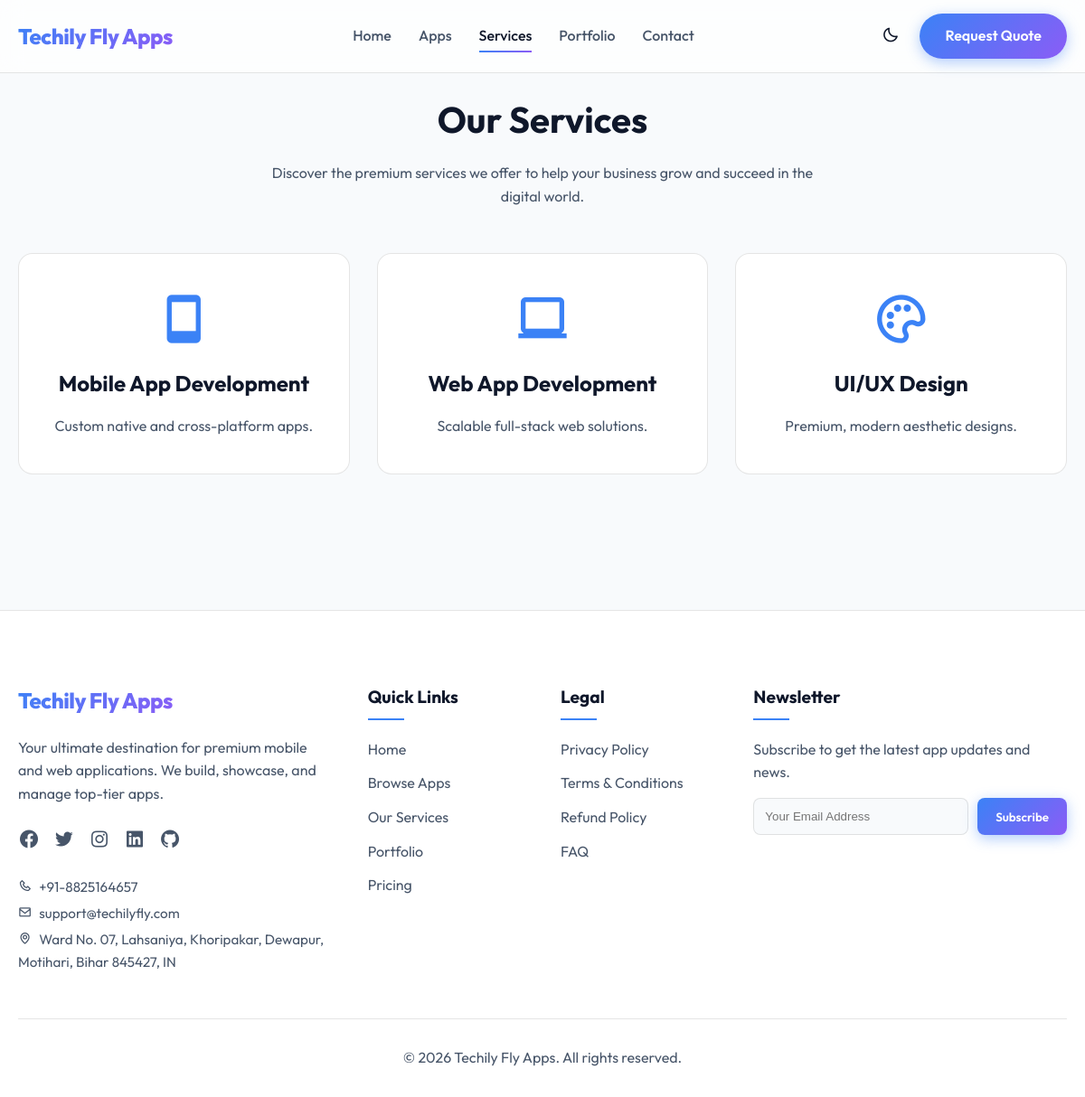
/services.php, run on the app's committed database.
### tables this page shows
CREATE TABLE IF NOT EXISTS website_settings (
    id INT AUTO_INCREMENT PRIMARY KEY,
    site_name VARCHAR(255) NOT NULL,
    logo_url VARCHAR(255),
    contact_email VARCHAR(255),
    contact_phone VARCHAR(50),
    contact_address TEXT,
    social_facebook VARCHAR(255),
    social_twitter VARCHAR(255),
    social_instagram VARCHAR(255),
    social_linkedin VARCHAR(255),
    social_github VARCHAR(255),
    primary_color VARCHAR(50) DEFAULT '#007bff'
);

CREATE TABLE IF NOT EXISTS services (
    id INT AUTO_INCREMENT PRIMARY KEY,
    name VARCHAR(255) NOT NULL,
    slug VARCHAR(255) NOT NULL UNIQUE,
    icon VARCHAR(100),
    description TEXT,
    status ENUM('active', 'inactive') DEFAULT 'active'
);

### includes/helpers/functions.php (called while the page is built, shortened)
<?php
function get_website_settings($pdo) {
    $stmt = $pdo->query("SELECT * FROM website_settings LIMIT 1");
    return $stmt->fetch();
}

### services.php (the view)
<?php
require_once __DIR__ . '/templates/header.php';
$pdo = getDBConnection();
$stmt = $pdo->query("SELECT * FROM services WHERE status = 'active' ORDER BY id ASC");
$services = $stmt->fetchAll();
?>
<section class="section pt-0">
    <div class="container">
        <div style="text-align: center; margin-bottom: 50px;">
            <h1 style="font-size: 2.5rem; margin-bottom: 15px;">Our Services</h1>
            <p style="color: var(--text-secondary); max-width: 600px; margin: 0 auto;">Discover the premium services we offer to help your business grow and succeed in the digital world.</p>
        </div>
        <?php if (count($services) > 0): ?>
            <div class="grid" style="grid-template-columns: repeat(auto-fit, minmax(300px, 1fr)); gap: 30px;">
                <?php foreach ($services as $service): ?>
                    <div class="app-card" style="text-align: center; padding: 40px 20px;">
                        <i class='bx <?= htmlspecialchars($service['icon']) ?>' style="font-size: 4rem; color: var(--accent-primary); margin-bottom: 20px;"></i>
                        <h3 style="font-size: 1.5rem; margin-bottom: 15px;"><?= htmlspecialchars($service['name']) ?></h3>
                        <p style="color: var(--text-secondary); line-height: 1.6;">
                            <?= nl2br(htmlspecialchars($service['description'])) ?>
                        </p>
                    </div>
                <?php endforeach; ?>
            </div>
        <?php else: ?>
            <div style="text-align: center; padding: 50px; color: var(--text-secondary);">
                <h2>New services coming soon!</h2>
            </div>
        <?php endif; ?>
    </div>
</section>
<?php require_once __DIR__ . '/templates/footer.php'; ?>

### templates/header.php (shortened to what this page needs)
<?php
require_once __DIR__ . '/../includes/helpers/functions.php';
$pdo = getDBConnection();
$settings = get_website_settings($pdo);
$current_page = basename($_SERVER['PHP_SELF'], ".php");
?>
<!DOCTYPE html>
<html lang="en" data-theme="dark">
<head>
    <link href='https://unpkg.com/boxicons@2.1.4/css/boxicons.min.css' rel='stylesheet'>
    <link rel="stylesheet" href="<?= BASE_URL ?>assets/css/index.css">
</head>
<body>
<header class="header">
    <div class="container">
        <a href="<?= BASE_URL ?>index.php" class="logo">
            <?= htmlspecialchars($settings['site_name'] ?? 'Techily Fly Apps') ?>
        </a>
        <nav class="nav-links">
            <a href="<?= BASE_URL ?>index.php" class="<?= $current_page == 'index' ? 'active' : '' ?>">Home</a>
            <a href="<?= BASE_URL ?>modules/apps/index.php" class="<?= $current_page == 'apps' || $current_page == 'details' ? 'active' : '' ?>">Apps</a>
            <a href="<?= BASE_URL ?>services.php" class="<?= $current_page == 'services' ? 'active' : '' ?>">Services</a>
            <a href="<?= BASE_URL ?>page.php/portfolio" class="<?= $current_page == 'page' && ($_GET['slug'] ?? '') == 'portfolio' ? 'active' : '' ?>">Portfolio</a>
            <a href="<?= BASE_URL ?>contact.php" class="<?= $current_page == 'contact' ? 'active' : '' ?>">Contact</a>
        </nav>
        <div class="header-actions">
            <button id="theme-toggle" class="theme-toggle">
            </button>
            <a href="<?= BASE_URL ?>contact.php" class="btn btn-primary">Request Quote</a>
        </div>
    </div>
</header>

### templates/footer.php (shortened to what this page needs)
<footer class="footer">
    <div class="container">
        <div class="footer-grid">
            <div class="footer-col">
                <a href="<?= BASE_URL ?>index.php" class="logo" style="margin-bottom: 20px; display: inline-block;">
                    <?= htmlspecialchars($settings['site_name'] ?? 'Techily Fly Apps') ?>
                </a>
                <p style="color: var(--text-secondary); margin-bottom: 20px;">
                    Your ultimate destination for premium mobile and web applications. We build, showcase, and manage top-tier apps.
                </p>
                <div style="display: flex; gap: 15px; font-size: 1.5rem;">
                    <?php if (!empty($settings['social_facebook'])): ?>
                        <a href="<?= htmlspecialchars($settings['social_facebook']) ?>" target="_blank" style="color: var(--text-secondary);"><i class='bx bxl-facebook-circle'></i></a>
                    <?php endif; ?>
                    <?php if (!empty($settings['social_twitter'])): ?>
                        <a href="<?= htmlspecialchars($settings['social_twitter']) ?>" target="_blank" style="color: var(--text-secondary);"><i class='bx bxl-twitter'></i></a>
                    <?php endif; ?>
                    <?php if (!empty($settings['social_instagram'])): ?>
                        <a href="<?= htmlspecialchars($settings['social_instagram']) ?>" target="_blank" style="color: var(--text-secondary);"><i class='bx bxl-instagram'></i></a>
                    <?php endif; ?>
                    <?php if (!empty($settings['social_linkedin'])): ?>
                        <a href="<?= htmlspecialchars($settings['social_linkedin']) ?>" target="_blank" style="color: var(--text-secondary);"><i class='bx bxl-linkedin-square'></i></a>
                    <?php endif; ?>
                    <?php if (!empty($settings['social_github'])): ?>
                        <a href="<?= htmlspecialchars($settings['social_github']) ?>" target="_blank" style="color: var(--text-secondary);"><i class='bx bxl-github'></i></a>
                    <?php endif; ?>
                </div>
                <div style="margin-top: 20px; color: var(--text-secondary); font-size: 0.95rem;">
                    <?php if (!empty($settings['contact_phone'])): ?>
                        <p style="margin-bottom: 5px;"><i class='bx bx-phone' style="margin-right: 5px;"></i> <?= htmlspecialchars($settings['contact_phone']) ?></p>
                    <?php endif; ?>
                    <?php if (!empty($settings['contact_email'])): ?>
                        <p style="margin-bottom: 5px;"><i class='bx bx-envelope' style="margin-right: 5px;"></i> <?= htmlspecialchars($settings['contact_email']) ?></p>
                    <?php endif; ?>
                    <?php if (!empty($settings['contact_address'])): ?>
                        <p><i class='bx bx-map' style="margin-right: 5px;"></i> <?= htmlspecialchars($settings['contact_address']) ?></p>
                    <?php endif; ?>
                </div>
            </div>
            <div class="footer-col">
                <h4>Quick Links</h4>
                <ul class="footer-links">
                    <li><a href="<?= BASE_URL ?>index.php">Home</a></li>
                    <li><a href="<?= BASE_URL ?>modules/apps/index.php">Browse Apps</a></li>
                    <li><a href="<?= BASE_URL ?>services.php">Our Services</a></li>
                    <li><a href="<?= BASE_URL ?>page.php/portfolio">Portfolio</a></li>
                    <li><a href="<?= BASE_URL ?>page.php/pricing">Pricing</a></li>
                </ul>
            </div>
            <div class="footer-col">
                <h4>Legal</h4>
                <ul class="footer-links">
                    <li><a href="<?= BASE_URL ?>page.php/privacy-policy">Privacy Policy</a></li>
                    <li><a href="<?= BASE_URL ?>page.php/terms-conditions">Terms & Conditions</a></li>
                    <li><a href="<?= BASE_URL ?>page.php/refund-policy">Refund Policy</a></li>
                    <li><a href="<?= BASE_URL ?>page.php/faq">FAQ</a></li>
                </ul>
            </div>
            <div class="footer-col">
                <h4>Newsletter</h4>
                <p style="color: var(--text-secondary); margin-bottom: 15px;">Subscribe to get the latest app updates and news.</p>
                <form onsubmit="event.preventDefault(); alert('Thank you for subscribing!'); this.reset();" style="display: flex; gap: 10px;">
                    <input type="email" placeholder="Your Email Address" style="padding: 12px; border-radius: 8px; border: 1px solid var(--glass-border); background: var(--bg-primary); color: var(--text-primary); flex: 1; outline: none;">
                    <button type="submit" class="btn btn-primary" style="padding: 12px 20px; border-radius: 8px;">Subscribe</button>
                </form>
            </div>
        </div>
        <div class="footer-bottom">
            <p>&copy; <?= date('Y') ?> <?= htmlspecialchars($settings['site_name'] ?? 'Techily Fly Apps') ?>. All rights reserved.</p>
        </div>
    </div>
</footer>
</body>
</html>

### assets/css/index.css (style rules this page uses)
:root { --bg-primary: #0f172a; --bg-secondary: #1e293b; --text-primary: #f8fafc; --text-secondary: #cbd5e1; --accent-primary: #3b82f6; --accent-secondary: #8b5cf6; --accent-gradient: linear-gradient(135deg, var(--accent-primary), var(--accent-secondary)); --success: #10b981; --warning: #f59e0b; --danger: #ef4444; --glass-bg: rgba(30, 41, 59, 0.7); --glass-border: rgba(255, 255, 255, 0.1); --glass-shadow: 0 8px 32px 0 rgba(0, 0, 0, 0.37); --font-main: 'Outfit', sans-serif; --container-width: 1200px; --border-radius: 16px; --transition-fast: 0.2s ease; --transition-normal: 0.3s ease; }
[data-theme="light"] { --bg-primary: #f8fafc; --bg-secondary: #ffffff; --text-primary: #0f172a; --text-secondary: #475569; --glass-bg: rgba(255, 255, 255, 0.7); --glass-border: rgba(0, 0, 0, 0.1); --glass-shadow: 0 8px 32px 0 rgba(31, 38, 135, 0.07); }
* { margin: 0; padding: 0; box-sizing: border-box; }
body { font-family: var(--font-main); background-color: var(--bg-primary); color: var(--text-primary); line-height: 1.6; transition: background-color var(--transition-normal), color var(--transition-normal); overflow-x: hidden; }
a { text-decoration: none; color: inherit; }
ul { list-style: none; }
.container { max-width: var(--container-width); margin: 0 auto; padding: 0 20px; }
.header { position: fixed; top: 0; left: 0; width: 100%; z-index: 1000; background: var(--glass-bg); backdrop-filter: blur(12px); -webkit-backdrop-filter: blur(12px); border-bottom: 1px solid var(--glass-border); transition: all var(--transition-normal); }
.header .container { display: flex; justify-content: space-between; align-items: center; height: 80px; }
.logo { font-size: 1.5rem; font-weight: 800; background: var(--accent-gradient); -webkit-background-clip: text; -webkit-text-fill-color: transparent; letter-spacing: -0.5px; }
.nav-links { display: flex; gap: 30px; }
.nav-links a { font-weight: 500; color: var(--text-secondary); transition: color var(--transition-fast); position: relative; }
.nav-links a:hover, .nav-links a.active { color: var(--text-primary); }
.nav-links a::after { content: ''; position: absolute; bottom: -5px; left: 0; width: 0; height: 2px; background: var(--accent-gradient); transition: width var(--transition-normal); }
.nav-links a:hover::after, .nav-links a.active::after { width: 100%; }
.header-actions { display: flex; align-items: center; gap: 15px; }
.theme-toggle { background: none; border: none; color: var(--text-primary); font-size: 1.2rem; cursor: pointer; padding: 8px; border-radius: 50%; transition: background var(--transition-fast); }
.btn { display: inline-block; padding: 12px 28px; border-radius: 30px; font-weight: 600; cursor: pointer; transition: all var(--transition-normal); border: none; outline: none; font-family: inherit; }
.btn-primary { background: var(--accent-gradient); color: white; box-shadow: 0 4px 15px rgba(59, 130, 246, 0.4); }
.grid { display: grid; grid-template-columns: repeat(auto-fit, minmax(300px, 1fr)); gap: 30px; }
.app-card { background: var(--bg-secondary); border: 1px solid var(--glass-border); border-radius: var(--border-radius); padding: 25px; transition: transform var(--transition-normal), box-shadow var(--transition-normal); position: relative; overflow: hidden; display: flex; flex-direction: column; }
.section { padding: 100px 0; }
.footer { background: var(--bg-secondary); border-top: 1px solid var(--glass-border); padding: 80px 0 30px; margin-top: 50px; }
.footer-grid { display: grid; grid-template-columns: 2fr 1fr 1fr 2fr; gap: 40px; margin-bottom: 50px; }
.footer-col h4 { font-size: 1.2rem; margin-bottom: 20px; position: relative; padding-bottom: 10px; }
.footer-col h4::after { content: ''; position: absolute; left: 0; bottom: 0; width: 40px; height: 2px; background: var(--accent-primary); }
.footer-links li { margin-bottom: 12px; }
.footer-links a { color: var(--text-secondary); transition: color var(--transition-fast); }
.footer-bottom { text-align: center; padding-top: 30px; border-top: 1px solid var(--glass-border); color: var(--text-secondary); }

### data on the page
website_settings: site_name "Techily Fly Apps", contact_phone "+91-8825164657", contact_email "support@techilyfly.com", contact_address "Ward No. 07, Lahsaniya, Khoripakar, Dewapur, Motihari, Bihar 845427, IN"
services: name "Mobile App Development", description "Custom native and cross-platform apps."
services: name "Web App Development", description "Scalable full-stack web solutions."
services: name "UI/UX Design", description "Premium, modern aesthetic designs."
